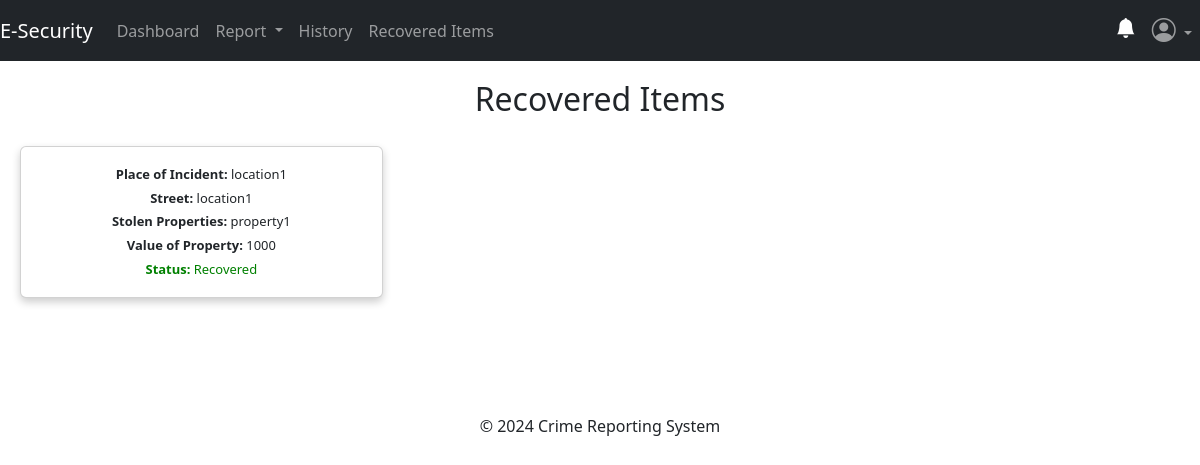
The app's page /users/recovered-items (signed in), older data.
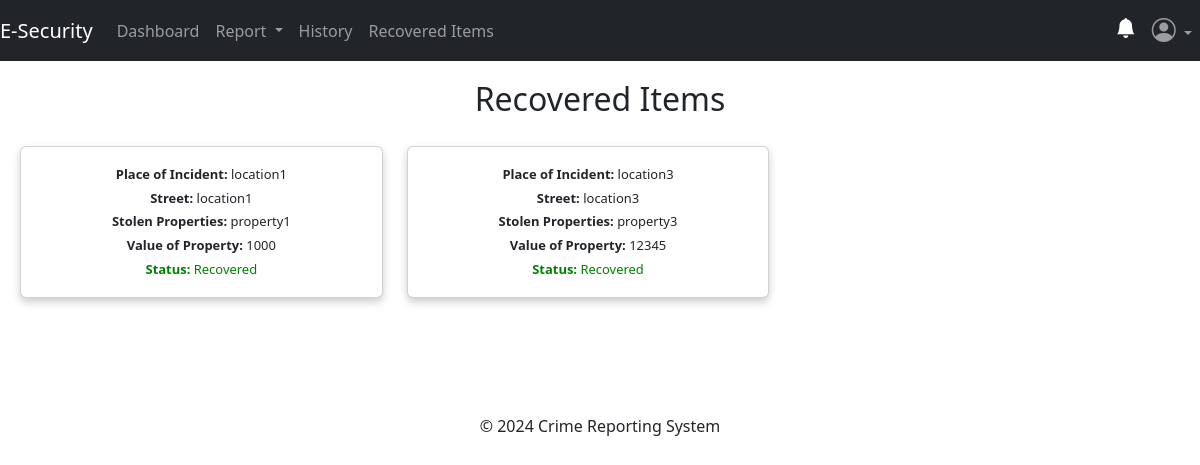
The same page, newer data.
### app/posts/models.py (models this page shows)
class Theft(db.Model, UserMixin):
    theft_id = db.Column(db.Integer, primary_key=True)
    place_of_theft = db.Column(db.String(50), nullable=False)
    street_address = db.Column(db.String(30), nullable=False)
    city = db.Column(db.String(10), nullable=False)
    date_of_theft = db.Column(db.String(10), nullable=False)
    reported_by = db.Column(db.String(10), nullable=True)
    phone_number = db.Column(db.String(10), nullable=False)
    value = db.Column(db.Integer, nullable=False)
    time_of_theft = db.Column(db.String(10), nullable=False)
    stolen_property = db.Column(db.Text, nullable=False)
    description = db.Column(db.Text, nullable=False)
    theft_status = db.Column(db.String(10), nullable=True)
    latitude = db.Column(db.Float)
    longitude = db.Column(db.Float)
    theft_file_upload = db.Column(db.Text, nullable=True)
    theft_file_name = db.Column(db.Text, nullable=True)
    theft_mimetype = db.Column(db.Text, nullable=True)
    date_theft_received = db.Column(db.DateTime, nullable=False, default=func.now())
    victim_id = db.Column(db.Integer, db.ForeignKey('user.id'))

### app/users/routes.py (the view)
@users.route('/users/recovered-items')
@login_required
def recovered():
    try:
        recovered_thefts = Theft.query.filter_by(theft_status='Recovered').all()
    except:
        flash("An error occurred while fetching crime details. Please try again later.", "error")
        return redirect(url_for('users.recovered'))
    return render_template('user/recovered_items.html', thefts=recovered_thefts)

### app/__init__.py (called while the page is built)
@login_manager.user_loader
def load_user(user_id):
    return models.User.query.get(user_id)

### app/templates/user/recovered_items.html (shortened to what this page needs)
{% extends 'user/base.html' %}
{% block content %}
<h2 style="text-align: center;">Recovered Items</h2>
{% if thefts %}
      <div class="row">
        {% for theft in thefts %}
          <div class="col-lg-4 col-md-6 col-sm-12">
            <div class="card mb-4 reduced-card-size">
              <div class="card-body">
                <h5 class="card-text"><strong>Place of Incident:</strong> {{ theft.place_of_theft }}</h5>
                <h5 class="card-text"><strong>Street:</strong> {{ theft.street_address }}</h5>
                <h5 class="card-text"><strong>Stolen Properties:</strong> {{ theft.stolen_property }}</h5>
                <h5 class="card-text"><strong>Value of Property:</strong> {{ theft.value }}</h5>
                <h5 class="card-text" style="color: green;"><strong>Status:</strong> {{ theft.theft_status }}</h5>
              </div>
            </div>
          </div>
        {% endfor %}
      </div>
{% endif %}
{% endblock %}

Row changes from the older to the newer data that the page shows:
now on this page (row edited): Theft: place_of_theft "location3", street_address "location3", stolen_property "property3", value "12345", theft_status "Recovered"
